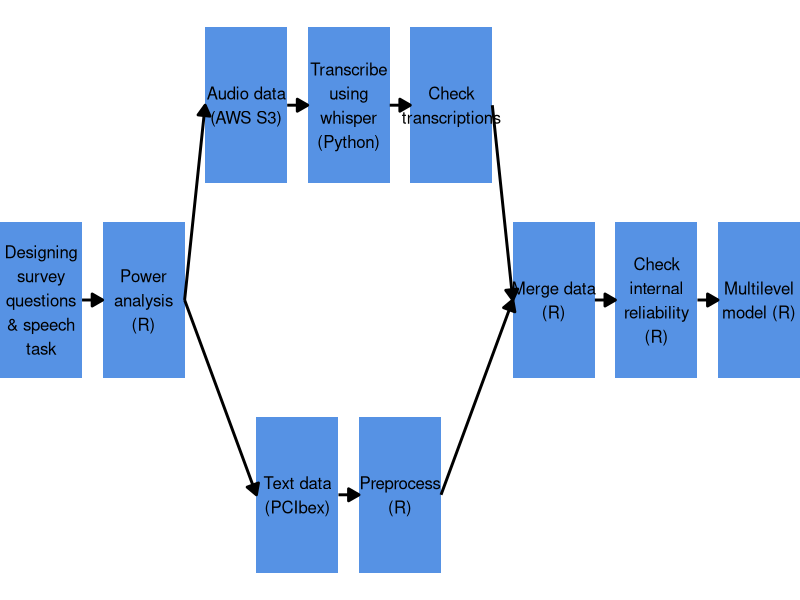
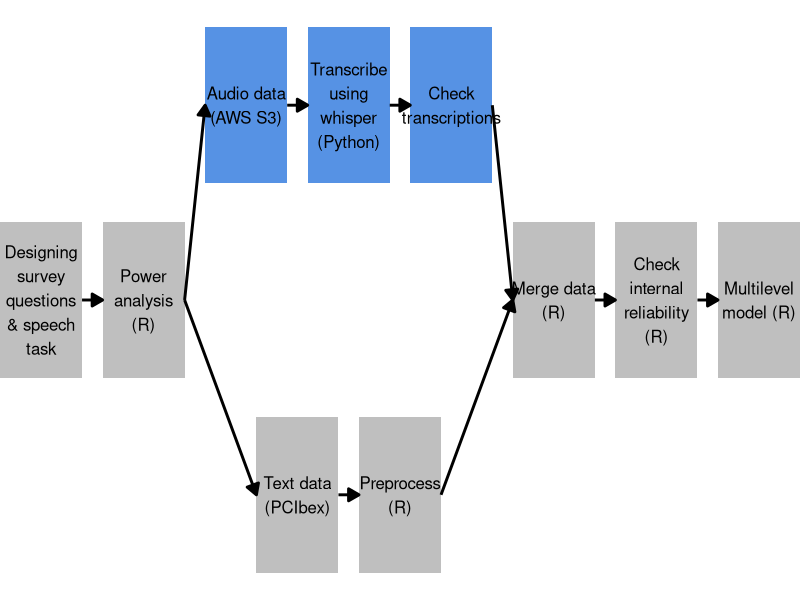
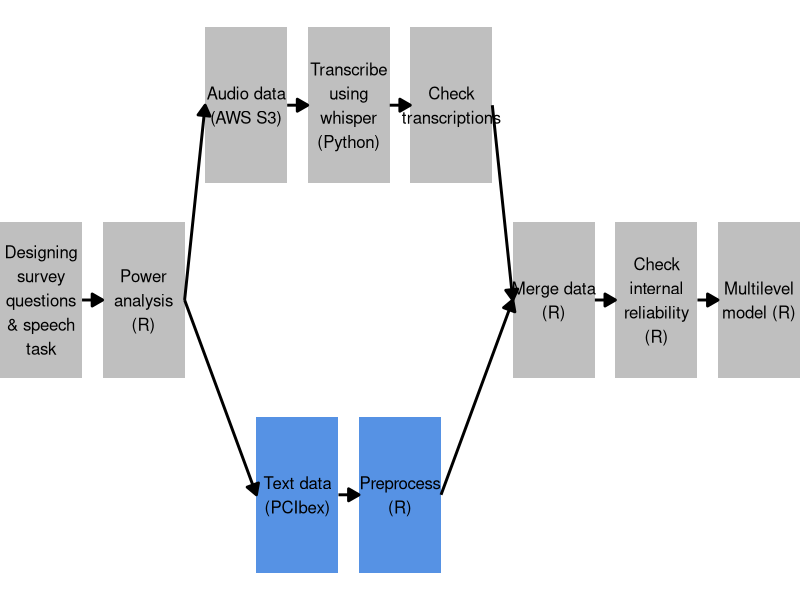
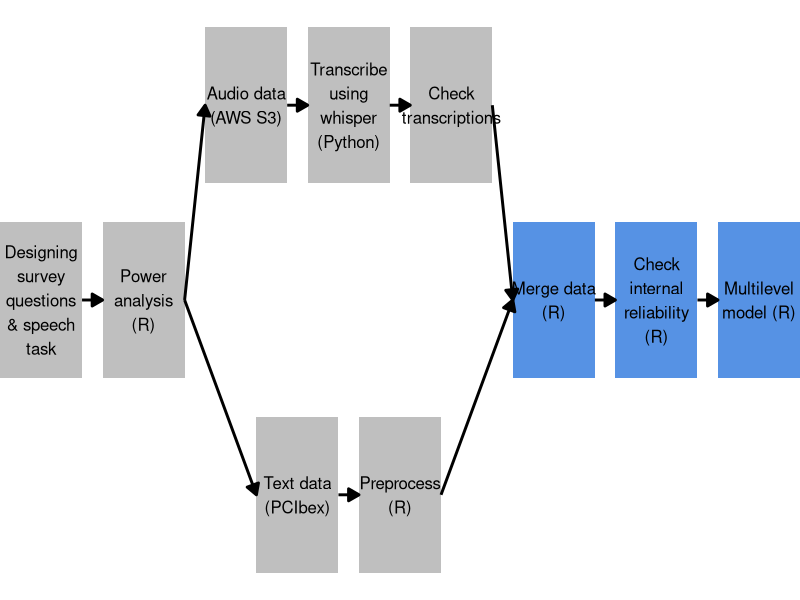

Write the R code that produced these figures, in order.
## ---- chunk 1
#| label: setup

library(tidyverse)  # general data wrangling and plots
library(igraph)  # calculate flowchart positions
library(kableExtra)  # tables

theme_blue <- "#5692e4"  # revealjs theme blue
## ---- chunk 2
#| label: pipeline-data

# calculate data structure for flowchart using this tutorial:
# https://www.r-bloggers.com/2022/06/creating-flowcharts-with-ggplot2/
pipeline_start <- tribble(
  ~from, ~to,
  "Designing survey questions & speech task", "Power analysis (R)",
  "Power analysis (R)", "Text data (PCIbex)",
  "Power analysis (R)", "Audio data (AWS S3)",
  "Text data (PCIbex)", "Preprocess (R)",
  "Audio data (AWS S3)", "Transcribe using whisper (Python)",
  "Transcribe using whisper (Python)", "Check transcriptions",
  "Preprocess (R)", "Merge data (R)",
  "Check transcriptions", "Merge data (R)",
  "Merge data (R)", "Check internal reliability (R)",
  "Check internal reliability (R)", "Multilevel model (R)"
)

pipeline_graph <- graph_from_data_frame(pipeline_start, directed = TRUE)
pipeline_tree <-  layout_as_tree(pipeline_graph)

pipeline_nodes <- pipeline_tree |>
  as_tibble(.name_repair = "unique") |>
  rename(y = 1, x = 2) |>
  mutate(
    label = vertex_attr(pipeline_graph, "name"),
    x = x * -1,
    xmin = x - 0.4,
    xmax = x + 0.4,
    ymin = y - 0.2,
    ymax = y + 0.2
  ) |>
  relocate(c(label, x, y), .before = 0) |>
  mutate(across(
    starts_with("y"),
    \(x) ifelse(
      str_detect(label, "(Merge)|(internal)|(Multilevel)"),
      x + 0.5, x
    )
  )) |>
  mutate(across(
    starts_with("x"),
    \(x) case_when(
      str_detect(label, "(Merge)|(internal)|(Multilevel)") ~ x + 1,
      str_detect(label, "(Text)|(Preprocess)") ~ x + 0.5,
      .default = x
    )
  ))

pipeline_edges <- pipeline_start |>
  mutate(id = row_number()) |>
  pivot_longer(cols = c("from", "to"), names_to = "s_e", values_to = "label") |>
  left_join(pipeline_nodes, by = "label") |>
  mutate(x = ifelse(s_e == "from", xmax, xmin)) |>
  select(id, s_e, x, y)
## ---- chunk 3
#| label: pipeline-plot-1
#| fig-width: 10

ggplot() +
  geom_rect(
    data = pipeline_nodes,
    aes(xmin = xmin, ymin = ymin, xmax = xmax, ymax = ymax),
    fill = theme_blue
  ) +
  geom_text(
    data = pipeline_nodes,
    aes(x = x, y = y, label = str_wrap(label, 10)),
    size = 4.25
  ) +
  geom_path(
    data = pipeline_edges,
    aes(x = x, y = y, group = id),
    linewidth = 1,
    arrow = arrow(length = unit(0.02, "snpc"), type = "closed")
  ) +
  scale_x_continuous(expand = c(0, 0)) +
  theme_void()
## ---- chunk 4
#| label: pipeline-plot-2
#| fig-width: 10

# highlight second section
ggplot() +
  geom_rect(
    data = pipeline_nodes |>
      mutate(group = case_when(
        str_starts(label, "Audio") ~ "highlight",
        str_starts(label, "Transcribe") ~ "highlight",
        str_starts(label, "Check t") ~ "highlight",
        .default = "fade"
      )),
    aes(xmin = xmin, ymin = ymin, xmax = xmax, ymax = ymax, fill = group)
  ) +
  geom_text(
    data = pipeline_nodes,
    aes(x = x, y = y, label = str_wrap(label, 10)),
    size = 4.25
  ) +
  geom_path(
    data = pipeline_edges,
    aes(x = x, y = y, group = id),
    linewidth = 1,
    arrow = arrow(length = unit(0.02, "snpc"), type = "closed")
  ) +
  scale_fill_manual(values = c("grey75", theme_blue)) +
  scale_x_continuous(expand = c(0, 0)) +
  theme_void() +
  guides(fill = guide_none())
## ---- chunk 5
#| label: example-data

read.csv("example_data/pronouns.csv") |>
  rename_with(~str_replace_all(.x, "_", " ")) |>
  kbl() |>
  kable_styling()
## ---- chunk 6
#| label: pipeline-plot-3
#| fig-width: 10

# highlight third section
ggplot() +
  geom_rect(
    data = pipeline_nodes |>
      mutate(group = case_when(
        str_starts(label, "Text") ~ "highlight",
        str_starts(label, "Preprocess") ~ "highlight",
        .default = "fade"
      )),
    aes(xmin = xmin, ymin = ymin, xmax = xmax, ymax = ymax, fill = group)
  ) +
  geom_text(
    data = pipeline_nodes,
    aes(x = x, y = y, label = str_wrap(label, 10)),
    size = 4.25
  ) +
  geom_path(
    data = pipeline_edges,
    aes(x = x, y = y, group = id),
    linewidth = 1,
    arrow = arrow(length = unit(0.02, "snpc"), type = "closed")
  ) +
  scale_fill_manual(values = c("grey75", theme_blue)) +
  scale_x_continuous(expand = c(0, 0)) +
  theme_void() +
  guides(fill = guide_none())
## ---- chunk 7
#| label: survey-parsed

read.csv("example_data/survey_parsed.csv") |>
  kbl() |>
  kable_styling()
## ---- chunk 8
#| label: survey-covariates

read.csv("example_data/participant_covariates.csv") |>
  head(8) |>
  kbl() |>
  kable_styling()
## ---- chunk 9
#| label: pipeline-plot-4
#| fig-width: 10

# highlight third section
ggplot() +
  geom_rect(
    data = pipeline_nodes |>
      mutate(group = case_when(
        str_starts(label, "Merge") ~ "highlight",
        str_starts(label, "Check i") ~ "highlight",
        str_starts(label, "Multilevel") ~ "highlight",
        .default = "fade"
      )),
    aes(xmin = xmin, ymin = ymin, xmax = xmax, ymax = ymax, fill = group)
  ) +
  geom_text(
    data = pipeline_nodes,
    aes(x = x, y = y, label = str_wrap(label, 10)),
    size = 4.25
  ) +
  geom_path(
    data = pipeline_edges,
    aes(x = x, y = y, group = id),
    linewidth = 1,
    arrow = arrow(length = unit(0.02, "snpc"), type = "closed")
  ) +
  scale_fill_manual(values = c("grey75", theme_blue)) +
  scale_x_continuous(expand = c(0, 0)) +
  theme_void() +
  guides(fill = guide_none())
